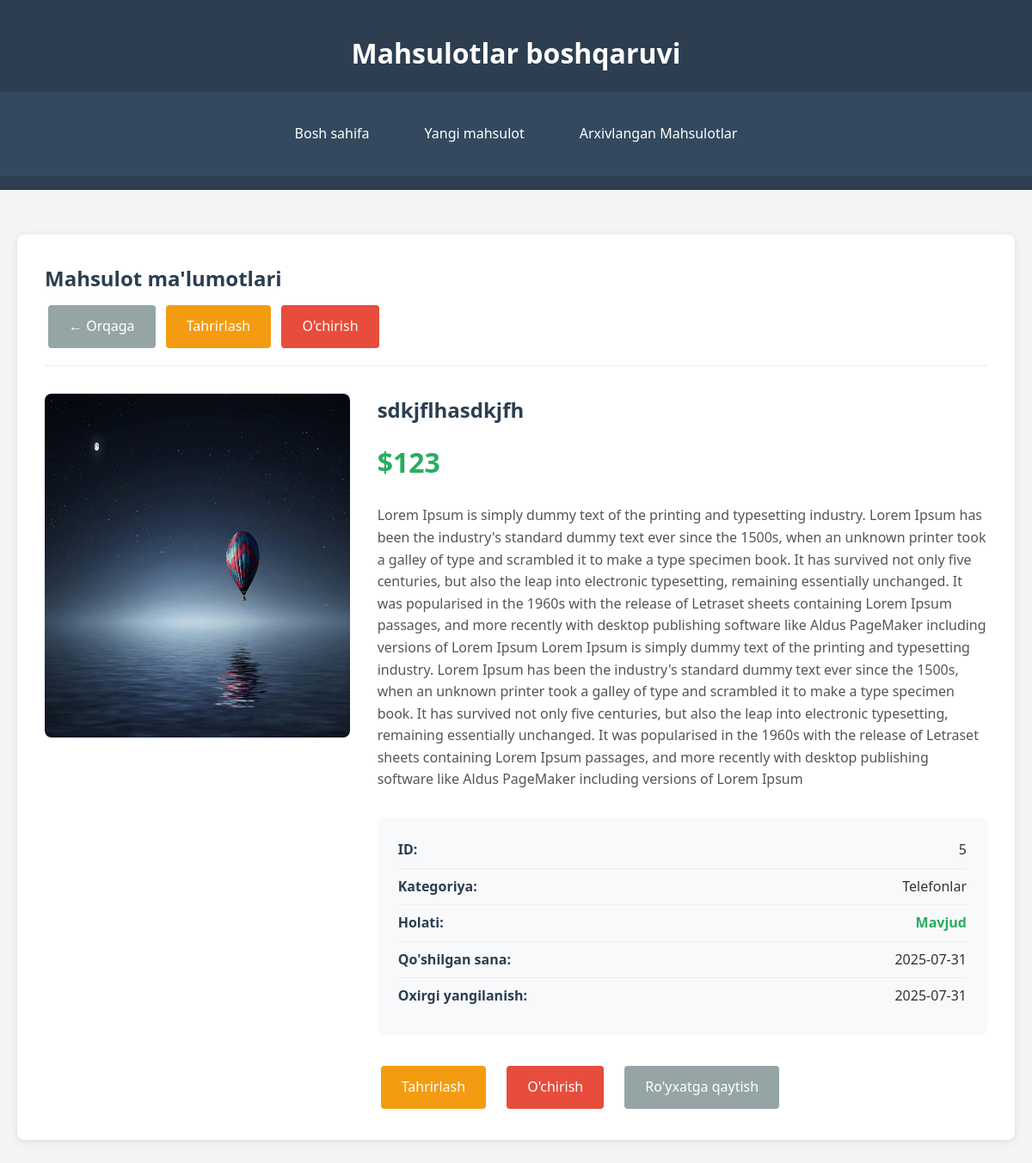
The app's page /products/5/detail/ with its own data.
### apps/models.py (models this page shows, shortened)
class Product(Model):
    name = CharField(max_length=120)
    price = PositiveIntegerField()
    count = PositiveIntegerField()
    description = TextField()
    image = ImageField(upload_to='products/')
    category = ForeignKey('apps.Category', CASCADE, related_name='products')
    created_at = DateTimeField(auto_now_add=True)
    updated_at = DateTimeField(auto_now=True)
    is_archived = BooleanField(default=False)

class Category(Model):
    name = CharField(max_length=120)

### apps/views.py (the view)
# urls.py: path('products/<int:pk>/detail/', ProductDetailView.as_view(), name='product-detail-page'),
class ProductDetailView(ArchivedProductMixin, DetailView):
    model = Product
    template_name = 'view.html'
    context_object_name = 'product'

### apps/views.py (called while the page is built)
    def get_object(self, queryset=None):
        obj = super().get_object(queryset)
        if obj.is_archived:
            raise Http404("Product not found")
        return obj

### templates/view.html
{% extends 'base.html' %}
{% load static %}
{% block context %}
    <main class="container">
        <div class="card">
            <div class="card-header">
                <h2 class="card-title">Mahsulot ma'lumotlari</h2>
                <div>
                    <a href="{% url 'index-page' %}" class="btn btn-secondary">← Orqaga</a>
                    <a href="{% url 'product-update' product.pk %}" class="btn btn-warning">Tahrirlash</a>
                    <a href="{% url 'product-delete-page' product.pk %}" class="btn btn-danger">O'chirish</a>
                </div>
            </div>
            <div class="detail-grid">
                <div>
                    <img class="detail-image" src="{{ product.image.url }}" alt="">
                </div>
                <div class="detail-info">
                    <h2>{{ product.name }}</h2>
                    <div class="detail-price">${{ product.price }}</div>
                    <p class="detail-description">
                        {{ product.description }}
                    </p>
                    <div class="detail-meta">
                        <div class="meta-item">
                            <span class="meta-label">ID:</span>
                            <span>{{ product.pk }}</span>
                        </div>
                        <div class="meta-item">
                            <span class="meta-label">Kategoriya:</span>
                            <span>{{ product.category.name }}</span>
                        </div>
                        <div class="meta-item">
                            <span class="meta-label">Holati:</span>
                            {% if product.count %}
                                <span style="color: #27ae60; font-weight: bold;">Mavjud</span>
                            {% else %}
                                <span style="color: #d8519f; font-weight: bold;">Tugagan</span>
                            {% endif %}
                        </div>
                        <div class="meta-item">
                            <span class="meta-label">Qo'shilgan sana:</span>
                            <span>{{ product.created_at|date:"Y-m-d" }}</span>
                        </div>
                        <div class="meta-item">
                            <span class="meta-label">Oxirgi yangilanish:</span>
                            <span>{{ product.updated_at|date:"Y-m-d" }}</span>
                        </div>
                    </div>
                    <div style="display: flex; gap: 1rem; flex-wrap: wrap;">
                        <a href="{% url 'product-update' product.pk %}" class="btn btn-warning">Tahrirlash</a>
                        <a href="{% url 'product-delete-page' product.pk %}" class="btn btn-danger">O'chirish</a>
                        <a href="{% url 'index-page' %}" class="btn btn-secondary">Ro'yxatga qaytish</a>
                    </div>
                </div>
            </div>
        </div>
    </main>
{% endblock %}

### apps/static/apps/css/main.css (style rules this page uses)
* { margin: 0; padding: 0; box-sizing: border-box; }
body { font-family: "Segoe UI", Tahoma, Geneva, Verdana, sans-serif; line-height: 1.6; color: #333; background-color: #f4f4f4; }
.container { max-width: 1200px; margin: 0 auto; padding: 20px; }
.card { background: white; border-radius: 8px; box-shadow: 0 2px 10px rgba(0, 0, 0, 0.1); padding: 2rem; margin-bottom: 2rem; }
.card-header { border-bottom: 1px solid #eee; padding-bottom: 1rem; margin-bottom: 1.5rem; }
.card-title { color: #2c3e50; margin-bottom: 0.5rem; }
.btn { display: inline-block; padding: 0.75rem 1.5rem; border: none; border-radius: 4px; text-decoration: none; cursor: pointer; font-size: 1rem; transition: all 0.3s; margin: 0.25rem; }
.btn-warning { background: #f39c12; color: white; }
.btn-danger { background: #e74c3c; color: white; }
.btn-secondary { background: #95a5a6; color: white; }
.detail-grid { display: grid; grid-template-columns: 1fr 2fr; gap: 2rem; margin-top: 2rem; }
.detail-image { width: 100%; height: 400px; background: #ecf0f1; border-radius: 8px; display: flex; align-items: center; justify-content: center; color: #7f8c8d; font-size: 4rem; }
.detail-info h2 { color: #2c3e50; margin-bottom: 1rem; }
.detail-price { font-size: 2rem; font-weight: bold; color: #27ae60; margin-bottom: 1.5rem; }
.detail-description { color: #555; line-height: 1.6; margin-bottom: 2rem; }
.detail-meta { background: #f8f9fa; padding: 1.5rem; border-radius: 8px; margin-bottom: 2rem; }
.meta-item { display: flex; justify-content: space-between; margin-bottom: 0.5rem; padding-bottom: 0.5rem; border-bottom: 1px solid #eee; }
.meta-item:last-child { border-bottom: none; margin-bottom: 0; }
.meta-label { font-weight: 600; color: #2c3e50; }

### records on screen
Product: image (picture), name "sdkjflhasdkjfh", price "123", description "Lorem Ipsum is simply dummy text of the printing and typesetting industry. Lorem Ipsum has been the industry's standard dummy text ever since the 1500s, when an unknown printer took a galley of type and scrambled it to make a type specimen book. It has survived not only five centuries, but also the leap into electronic typesetting, remaining essentially unchanged. It was popularised in the 1960s with the release of Letraset sheets containing Lorem Ipsum passages, and more recently with desktop publishing software like Aldus PageMaker including versions of Lorem Ipsum Lorem Ipsum is simply dummy text of the printing and typesetting industry. Lorem Ipsum has been the industry's standard dummy…", pk "5", category.name "Telefonlar", created_at "2025-07-31", updated_at "2025-07-31"
